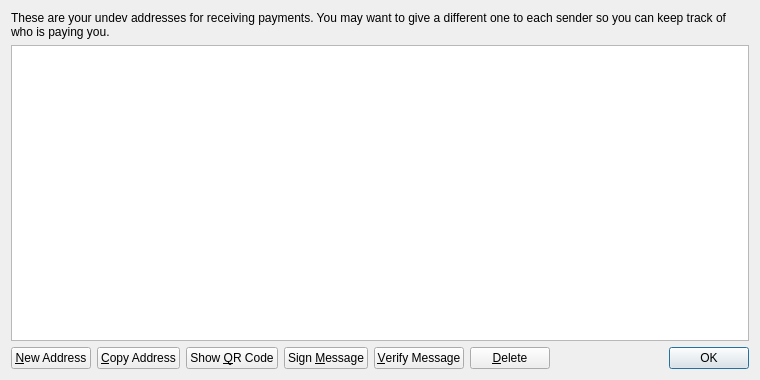
<?xml version="1.0" encoding="UTF-8"?>
<ui version="4.0">
 <class>AddressBookPage</class>
 <widget class="QWidget" name="AddressBookPage">
  <property name="geometry">
   <rect>
    <x>0</x>
    <y>0</y>
    <width>760</width>
    <height>380</height>
   </rect>
  </property>
  <property name="windowTitle">
   <string>Address Book</string>
  </property>
  <layout class="QVBoxLayout" name="verticalLayout">
   <item>
    <widget class="QLabel" name="labelExplanation">
     <property name="text">
      <string>These are your undev addresses for receiving payments. You may want to give a different one to each sender so you can keep track of who is paying you.</string>
     </property>
     <property name="textFormat">
      <enum>Qt::PlainText</enum>
     </property>
     <property name="wordWrap">
      <bool>true</bool>
     </property>
    </widget>
   </item>
   <item>
    <widget class="QTableView" name="tableView">
     <property name="contextMenuPolicy">
      <enum>Qt::CustomContextMenu</enum>
     </property>
     <property name="toolTip">
      <string>Double-click to edit address or label</string>
     </property>
     <property name="tabKeyNavigation">
      <bool>false</bool>
     </property>
     <property name="alternatingRowColors">
      <bool>true</bool>
     </property>
     <property name="selectionMode">
      <enum>QAbstractItemView::SingleSelection</enum>
     </property>
     <property name="selectionBehavior">
      <enum>QAbstractItemView::SelectRows</enum>
     </property>
     <property name="sortingEnabled">
      <bool>true</bool>
     </property>
     <attribute name="verticalHeaderVisible">
      <bool>false</bool>
     </attribute>
    </widget>
   </item>
   <item>
    <layout class="QHBoxLayout" name="horizontalLayout">
     <item>
      <widget class="QPushButton" name="newAddressButton">
       <property name="toolTip">
        <string>Create a new address</string>
       </property>
       <property name="text">
        <string>&amp;New Address</string>
       </property>
       <property name="icon">
        <iconset resource="../bitcoin.qrc">
         <normaloff>:/icons/add</normaloff>:/icons/add</iconset>
       </property>
      </widget>
     </item>
     <item>
      <widget class="QPushButton" name="copyToClipboard">
       <property name="toolTip">
        <string>Copy the currently selected address to the system clipboard</string>
       </property>
       <property name="text">
        <string>&amp;Copy Address</string>
       </property>
       <property name="icon">
        <iconset resource="../bitcoin.qrc">
         <normaloff>:/icons/editcopy</normaloff>:/icons/editcopy</iconset>
       </property>
      </widget>
     </item>
     <item>
      <widget class="QPushButton" name="showQRCode">
       <property name="text">
        <string>Show &amp;QR Code</string>
       </property>
       <property name="icon">
        <iconset resource="../bitcoin.qrc">
         <normaloff>:/icons/qrcode</normaloff>:/icons/qrcode</iconset>
       </property>
      </widget>
     </item>
     <item>
      <widget class="QPushButton" name="signMessage">
       <property name="toolTip">
        <string>Sign a message to prove you own a undev address</string>
       </property>
       <property name="text">
        <string>Sign &amp;Message</string>
       </property>
       <property name="icon">
        <iconset resource="../bitcoin.qrc">
         <normaloff>:/icons/edit</normaloff>:/icons/edit</iconset>
       </property>
      </widget>
     </item>
     <item>
      <widget class="QPushButton" name="verifyMessage">
       <property name="toolTip">
        <string>Verify a message to ensure it was signed with a specified undev address</string>
       </property>
       <property name="text">
        <string>&amp;Verify Message</string>
       </property>
       <property name="icon">
        <iconset resource="../bitcoin.qrc">
         <normaloff>:/icons/transaction_0</normaloff>:/icons/transaction_0</iconset>
       </property>
      </widget>
     </item>
     <item>
      <widget class="QPushButton" name="deleteButton">
       <property name="toolTip">
        <string>Delete the currently selected address from the list</string>
       </property>
       <property name="text">
        <string>&amp;Delete</string>
       </property>
       <property name="icon">
        <iconset resource="../bitcoin.qrc">
         <normaloff>:/icons/remove</normaloff>:/icons/remove</iconset>
       </property>
      </widget>
     </item>
     <item>
      <spacer name="horizontalSpacer">
       <property name="orientation">
        <enum>Qt::Horizontal</enum>
       </property>
       <property name="sizeHint" stdset="0">
        <size>
         <width>40</width>
         <height>20</height>
        </size>
       </property>
      </spacer>
     </item>
     <item>
      <widget class="QDialogButtonBox" name="buttonBox">
       <property name="sizePolicy">
        <sizepolicy hsizetype="Maximum" vsizetype="Fixed">
         <horstretch>0</horstretch>
         <verstretch>0</verstretch>
        </sizepolicy>
       </property>
       <property name="standardButtons">
        <set>QDialogButtonBox::Ok</set>
       </property>
      </widget>
     </item>
    </layout>
   </item>
  </layout>
 </widget>
 <resources>
  <include location="../bitcoin.qrc"/>
 </resources>
 <connections/>
</ui>
